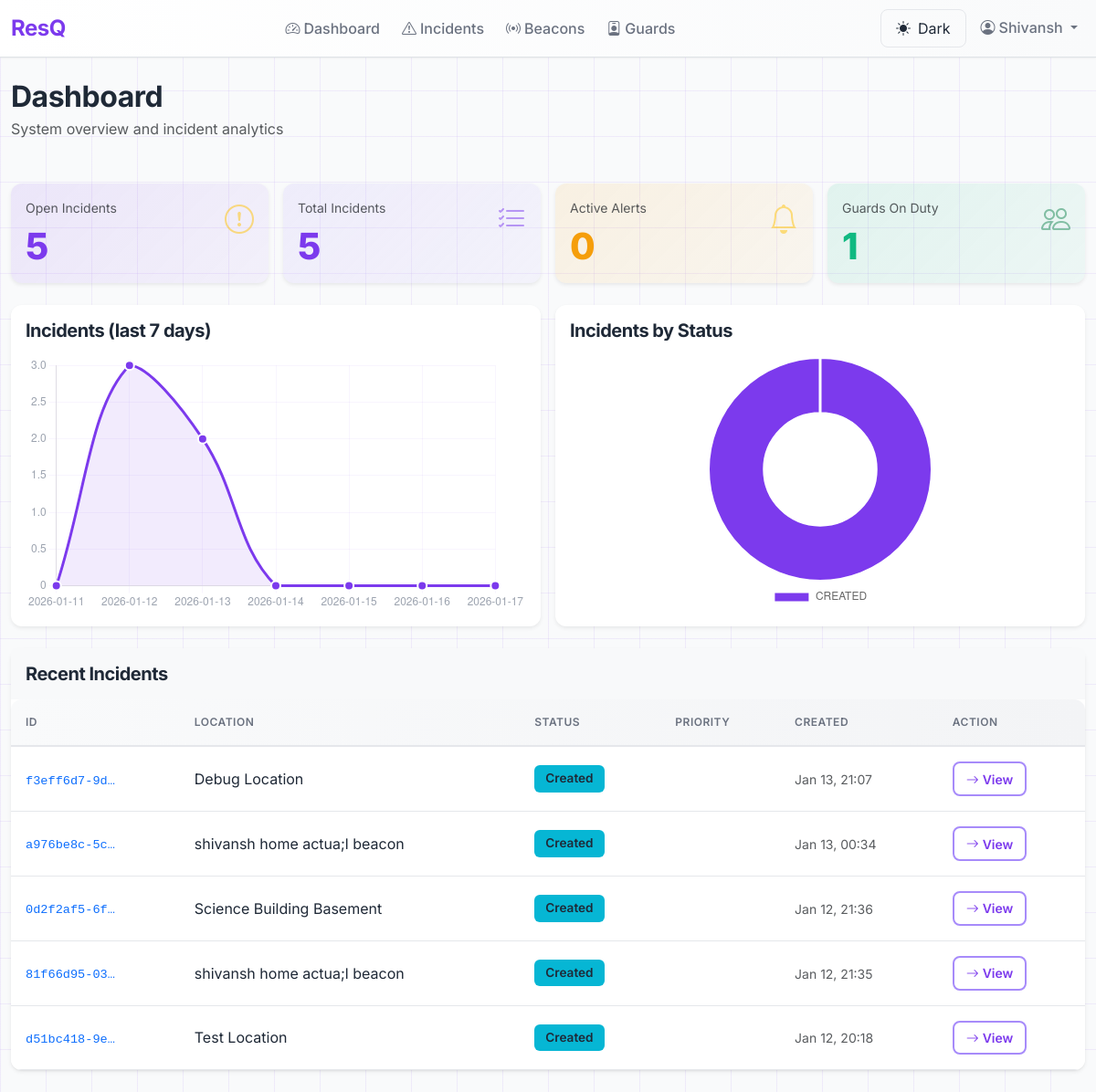
The app's page /admin-panel/ (signed in), older data.
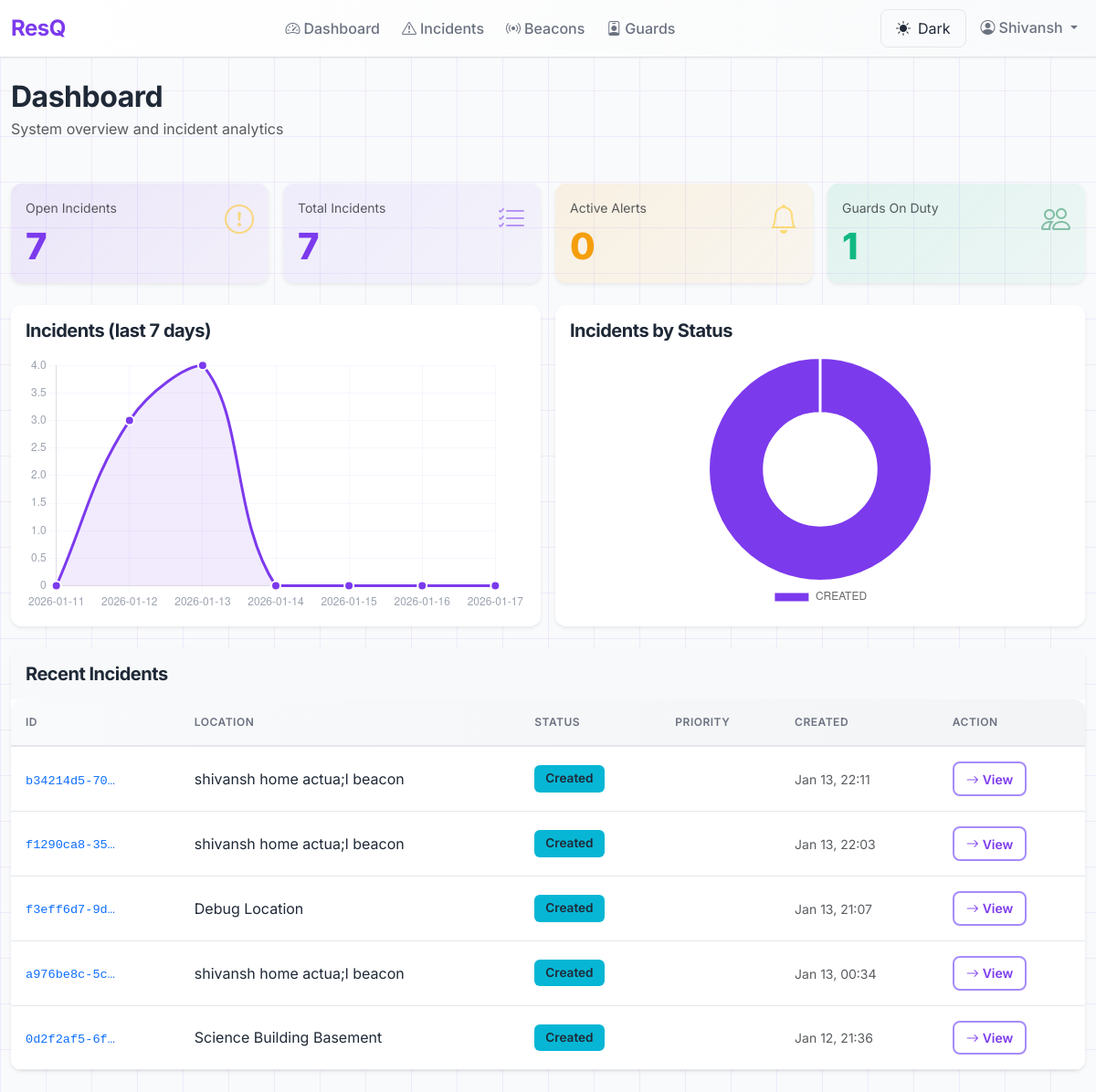
The same page, newer data.
### incidents/models.py (models this page shows, shortened)
class Incident(models.Model):
    class Status(models.TextChoices):
        CREATED = "CREATED", "Created"
        ASSIGNED = "ASSIGNED", "Assigned to Guard"
        IN_PROGRESS = "IN_PROGRESS", "In Progress"
        RESOLVED = "RESOLVED", "Resolved"
    class Priority(models.IntegerChoices):
        LOW = 1, "Low"
        MEDIUM = 2, "Medium"
        HIGH = 3, "High"
        CRITICAL = 4, "Critical"
    class ResolutionType(models.TextChoices):
        RESOLVED_BY_GUARD = "RESOLVED_BY_GUARD", "Resolved by Guard"
        ESCALATED_TO_ADMIN = "ESCALATED_TO_ADMIN", "Escalated to Admin"
    class BuzzerStatus(models.TextChoices):
        INACTIVE = "INACTIVE", "Inactive (No Incident)"
        PENDING = "PENDING", "Pending (Incident Created, No Guard Yet)"
        ACTIVE = "ACTIVE", "Active (Incident Assigned to Guard)"
        ACKNOWLEDGED = "ACKNOWLEDGED", "Acknowledged (Guard En Route)"
        RESOLVED = "RESOLVED", "Resolved (Incident Complete)"
    id = models.UUIDField(primary_key=True, default=uuid.uuid4, editable=False)
    beacon = models.ForeignKey(
        Beacon,
        on_delete=models.PROTECT,
        related_name="incidents",
        help_text="Location of emergency (mandatory)"
    )
    status = models.CharField(
        max_length=20,
        choices=Status.choices,
        default=Status.CREATED,
        db_index=True
    )
    priority = models.IntegerField(
        choices=Priority.choices,
        default=Priority.MEDIUM,
        db_index=True
    )
    description = models.TextField(blank=True, help_text="Optional incident description")
    report_type = models.CharField(
        max_length=100,
        blank=True,
        help_text="Type of report (e.g., Safety Concern, Suspicious Activity, Infrastructure Issue)"
    )
    location = models.CharField(
        max_length=255,
        blank=True,
        help_text="Location description if different from beacon"
    )
    first_signal_time = models.DateTimeField(null=True, blank=True, db_index=True)
    last_signal_time = models.DateTimeField(null=True, blank=True)
    created_at = models.DateTimeField(auto_now_add=True, db_index=True)
    updated_at = models.DateTimeField(auto_now=True)
    resolved_by = models.ForeignKey(
        settings.AUTH_USER_MODEL,
        null=True,
        blank=True,
        on_delete=models.SET_NULL,
        related_name="resolved_incidents",
        help_text="Guard/Admin who resolved this incident"
    )
    resolved_at = models.DateTimeField(null=True, blank=True)
    resolution_notes = models.TextField(blank=True, help_text="Notes about how incident was resolved")
    resolution_type = models.CharField(
        max_length=30,
        choices=ResolutionType.choices,
        blank=True,
        help_text="How the incident was resolved"
    )
    current_assigned_guard = models.ForeignKey(
        settings.AUTH_USER_MODEL,
        null=True,
        blank=True,
        on_delete=models.SET_NULL,
        related_name="currently_assigned_incidents",
        help_text="Currently assigned guard"
    )
    assigned_at = models.DateTimeField(null=True, blank=True)
    buzzer_status = models.CharField(
        max_length=20,
        choices=BuzzerStatus.choices,
        default=BuzzerStatus.INACTIVE,
        db_index=True,
        help_text="Current buzzer status for ESP32 devices at this beacon"
    )
    buzzer_last_updated = models.DateTimeField(
        auto_now=True,
        help_text="Last time buzzer status was changed"
    )
    total_alerts_sent = models.PositiveIntegerField(default=0, help_text="Total alerts sent to guards")
    total_alerts_declined = models.PositiveIntegerField(default=0, help_text="Total alerts declined by guards")
    class Meta:
        ordering = ["-created_at"]
        indexes = [
            models.Index(fields=["-created_at"]),
            models.Index(fields=["status", "-created_at"]),
            models.Index(fields=["beacon", "-created_at"]),
            models.Index(fields=["beacon", "status", "-created_at"]),
        ]
        verbose_name = "Incident"
        verbose_name_plural = "Incidents"

class Beacon(models.Model):
    id = models.UUIDField(primary_key=True, default=uuid.uuid4, editable=False)
    beacon_id = models.CharField(max_length=100, unique=True, db_index=True, null=True, blank=True, help_text="Hardware beacon ID (UUID:major:minor)")
    uuid = models.CharField(max_length=36, db_index=True, help_text="iBeacon UUID")
    major = models.IntegerField(help_text="iBeacon major value")
    minor = models.IntegerField(help_text="iBeacon minor value")
    location_name = models.CharField(max_length=255, help_text="e.g., Library Entrance, Hallway 3A")
    building = models.CharField(max_length=255, help_text="e.g., Building A, Science Center")
    floor = models.IntegerField(help_text="Floor number")
    latitude = models.FloatField(null=True, blank=True, help_text="Fixed beacon latitude")
    longitude = models.FloatField(null=True, blank=True, help_text="Fixed beacon longitude")
    nearby_beacons = models.ManyToManyField(
        'self',
        through='BeaconProximity',
        symmetrical=False,
        related_name='nearby_from',
        help_text="Nearby beacons in priority order for guard search expansion"
    )
    is_active = models.BooleanField(default=True, db_index=True, help_text="Is beacon operational")
    created_at = models.DateTimeField(auto_now_add=True)
    updated_at = models.DateTimeField(auto_now=True)
    class Meta:
        ordering = ["building", "floor", "location_name"]
        indexes = [
            models.Index(fields=["beacon_id"]),
            models.Index(fields=["uuid", "major", "minor"]),
            models.Index(fields=["building", "floor"]),
            models.Index(fields=["is_active"]),
        ]
        constraints = [
            models.UniqueConstraint(fields=["major", "minor"], name="unique_beacon_major_minor")
        ]

### adminEnd/views.py (the view)
# urls.py: path('', views.dashboard, name='dashboard'),
@admin_required
def dashboard(request):
    incidents_total = Incident.objects.all().count()
    incidents_open = Incident.objects.exclude(status=Incident.Status.RESOLVED).count()
    incidents_by_status_qs = Incident.objects.values('status').annotate(count=Count('id'))
    incidents_by_status = {item['status']: item['count'] for item in incidents_by_status_qs}
    active_alerts = GuardAlert.objects.filter(status=GuardAlert.AlertStatus.SENT).count()
    active_assignments = GuardAssignment.objects.filter(is_active=True).count()
    guards_on_duty = GuardProfile.objects.filter(is_active=True).count()
    recent_incidents = Incident.objects.order_by('-created_at')[:5]
    end_date = timezone.now().date()
    start_date = end_date - timedelta(days=6)
    daily_qs = Incident.objects.filter(created_at__date__gte=start_date).annotate(date=TruncDate('created_at')).values('date').annotate(count=Count('id')).order_by('date')
    counts_by_day = {}
    for i in range(7):
        d = (start_date + timedelta(days=i))
        counts_by_day[d.isoformat()] = 0
    for item in daily_qs:
        counts_by_day[item['date'].isoformat()] = item['count']
    chart_labels = list(counts_by_day.keys())
    chart_data = list(counts_by_day.values())
    context = {
        'incidents_total': incidents_total,
        'incidents_open': incidents_open,
        'incidents_by_status': incidents_by_status,
        'active_alerts': active_alerts,
        'active_assignments': active_assignments,
        'guards_on_duty': guards_on_duty,
        'recent_incidents': recent_incidents,
        'chart_labels': json.dumps(chart_labels),
        'chart_data': json.dumps(chart_data),
        'status_counts_json': json.dumps(incidents_by_status),
    }
    return render(request, 'adminEnd/dashboard.html', context)

### adminEnd/context_processors.py (called while the page is built)
def adminend_view_only(request):
    return {'adminend_view_only': getattr(settings, 'ADMINEND_VIEW_ONLY', True)}

### adminEnd/views.py (called while the page is built)
def admin_required(view_func):
    return user_passes_test(lambda u: u.is_authenticated and getattr(u, 'role', None) == 'ADMIN', login_url='home')(view_func)

### adminEnd/templates/adminEnd/dashboard.html (shortened to what the changed rows need)
{% extends 'adminEnd/base.html' %}
{% block content %}
<div class="mb-5">
  <h1 class="mb-1">Dashboard</h1>
</div>
<div class="row mb-4 g-3">
  <div class="col-md-3">
    <div class="card h-100 border-0 shadow-sm" style="background: linear-gradient(135deg, rgba(124, 58, 237, 0.1), rgba(124, 58, 237, 0.05));">
      <div class="card-body">
        <div class="d-flex align-items-start">
          <div>
            <p class="text-muted small fw-600 mb-2">Open Incidents</p>
            <h3 class="mb-0" style="color: #7c3aed; font-size: 2.5rem; font-weight: 800;">{{ incidents_open }}</h3>
          </div>
        </div>
      </div>
    </div>
  </div>
  <div class="col-md-3">
    <div class="card h-100 border-0 shadow-sm" style="background: linear-gradient(135deg, rgba(196, 181, 253, 0.2), rgba(196, 181, 253, 0.1));">
      <div class="card-body">
        <div class="d-flex align-items-start">
          <div>
            <p class="text-muted small fw-600 mb-2">Total Incidents</p>
            <h3 class="mb-0" style="color: #7c3aed; font-size: 2.5rem; font-weight: 800;">{{ incidents_total }}</h3>
          </div>
        </div>
      </div>
    </div>
  </div>
</div>
<div class="row mb-4 g-3">
  <div class="col-lg-6">
    <div class="card border-0 shadow-sm h-100">
      <div class="card-body">
        <div style="position: relative; height: 280px;">
          <canvas id="incidentsLineChart"></canvas>
        </div>
      </div>
    </div>
  </div>
</div>
<div class="row">
  <div class="col-12">
    <div class="card border-0 shadow-sm">
      <div class="card-body p-0">
        <table class="table table-hover mb-0">
          <thead style="background-color: #f9fafb;">
            <tr>
              <th class="fw-600 text-muted small text-uppercase">ID</th>
              <th class="fw-600 text-muted small text-uppercase">Location</th>
              <th class="fw-600 text-muted small text-uppercase">Status</th>
              <th class="fw-600 text-muted small text-uppercase">Priority</th>
              <th class="fw-600 text-muted small text-uppercase">Created</th>
              <th class="fw-600 text-muted small text-uppercase">Action</th>
            </tr>
          </thead>
          <tbody>
            {% for incident in recent_incidents %}
            <tr>
              <td><code class="text-primary" style="font-size: 0.85rem;">{{ incident.id|truncatechars:12 }}</code></td>
              <td>{{ incident.beacon.location_name }}</td>
              <td>
                {% if incident.status == 'CREATED' %}
                  <span class="badge bg-info">Created</span>
                {% elif incident.status == 'ASSIGNED' %}
                  <span class="badge bg-warning text-dark">Assigned</span>
                {% elif incident.status == 'IN_PROGRESS' %}
                  <span class="badge" style="background-color: #f59e0b; color: white;">In Progress</span>
                {% elif incident.status == 'RESOLVED' %}
                  <span class="badge bg-success">Resolved</span>
                {% endif %}
              </td>
              <td>
              </td>
              <td><small class="text-muted">{{ incident.created_at|date:"M d, H:i" }}</small></td>
              <td><a href="{% url 'adminEnd:incident_detail' incident.id %}" class="btn btn-sm btn-outline-primary"><i class="bi bi-arrow-right me-1"></i>View</a></td>
            </tr>
            {% empty %}
            <tr>
              <td colspan="6" class="text-center text-muted py-4">No incidents found</td>
            </tr>
            {% endfor %}
          </tbody>
        </table>
      </div>
    </div>
  </div>
</div>
<script>
  const labels = JSON.parse('{{ chart_labels|escapejs }}');
  const data = JSON.parse('{{ chart_data|escapejs }}');
  const statusCounts = JSON.parse('{{ status_counts_json|escapejs }}');
  // Line chart for last 7 days
  const ctx = document.getElementById('incidentsLineChart').getContext('2d');
  new Chart(ctx, {
    type: 'line',
    data: {
      labels: labels,
      datasets: [{
        label: 'Incidents',
        data: data,
        borderColor: '#7c3aed',
        backgroundColor: 'rgba(124, 58, 237, 0.1)',
        tension: 0.4,
        fill: true,
        pointRadius: 5,
        pointBackgroundColor: '#7c3aed',
        pointBorderColor: '#fff',
        pointBorderWidth: 2
      }]
    },
    options: {
      responsive: true,
      maintainAspectRatio: false,
      plugins: {
        legend: { display: false }
      },
      scales: {
        y: { beginAtZero: true },
        x: { ticks: { color: '#9ca3af' }, grid: { color: 'rgba(124, 58, 237, 0.05)' } },
        y: { ticks: { color: '#9ca3af' }, grid: { color: 'rgba(124, 58, 237, 0.05)' }, beginAtZero: true }
      }
    }
  });
  // Pie chart for status counts
  const pieCtx = document.getElementById('statusPieChart').getContext('2d');
  const statusLabels = Object.keys(statusCounts);
  const statusData = Object.values(statusCounts);
  new Chart(pieCtx, {
    type: 'doughnut',
    data: {
      labels: statusLabels,
      datasets: [{
        data: statusData,
        backgroundColor: ['#7c3aed', '#f59e0b', '#ec4899', '#10b981'],
        borderColor: '#fff',
        borderWidth: 3
      }]
    },
    options: {
      responsive: true,
      maintainAspectRatio: false,
      plugins: {
        legend: {
          position: 'bottom',
          labels: { padding: 10, font: { size: 12, weight: 500 } }
        }
      }
    }
  });
</script>
{% endblock %}

Row changes from the older to the newer data that the page shows:
no longer on this page (row unchanged): Incident: id "81f66d95-03…", beacon.location_name "shivansh home actua;l beacon", status "Created", created_at "Jan 12, 21:35"
no longer on this page (row unchanged): Incident: id "d51bc418-9e…", beacon.location_name "Test Location", status "Created", created_at "Jan 12, 20:18"
added Incident: id "b34214d5-70…", beacon.location_name "shivansh home actua;l beacon", status "Created", created_at "Jan 13, 22:11"
added Incident: id "f1290ca8-35…", beacon.location_name "shivansh home actua;l beacon", status "Created", created_at "Jan 13, 22:03"
Text that changed along with them:
{{ incidents_open }}: "5" → "7"
{{ incidents_total }}: "5" → "7"
chart data {{ chart_data|escapejs }}: [0, 3, 2, 0, 0, 0, 0] → [0, 3, 4, 0, 0, 0, 0]
